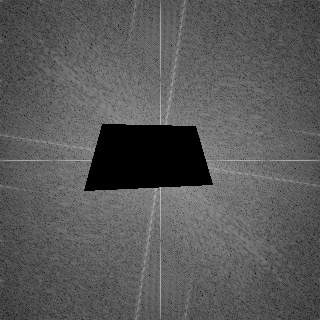
//> input picture CLASS1/处理后频谱.jpg, 320 x 320 px, given in place of timg8.jpg, which was not available
$ ./main   (built with g++ and OpenCV 4)
//> lines starting //> are read from the running program, lines starting //| are printed output that depends on the picture; after the words box and inside, x2 and y2 are one past the last pixel; in counts of white or black regions, pixels touching at a corner belong together; pictures that were not available may be replaced by others from this repository, and a replacement may not be noted
#include <opencv2/opencv.hpp>
#include <opencv2/highgui/highgui.hpp>
#include <opencv2/imgproc/imgproc.hpp>
#include <iostream>
using namespace cv;
using namespace std;
// 课堂八
//轮廓 特征判断
cv::Mat frame;
cv::Mat frame_out;
VideoCapture cap;
//--------------------------------------------------------------------------------------------//
//练习1：寻找轮廓
cv::Mat srcMat, binMat, gryMat,minRectMat, canny_img;
int canny_d= 150;
// [87 lines left out: functions canny_change, test8_1, not called in this run]

void test8_2()
{
	int i;
	//vector<vector<Point>> contours;//m个<n个坐标点>
	//第0行（第一个轮廓的n个坐标点）：[x1,y1],[x2,y2]... 向量型的点 --n个点
	//第1行...
	//vector<Vec4i> hierarchy;//Vec4i:n个<4个整型变量>   的向量
	//输出轮廓的继承关系 int型[a1,b1,c1,d1],[a2,b2,c2,d2]...

	//vector<Rect>像素width*height from 位置(x,y)
	//[width x height from(x,y)]

	//vector<RotatedRect>
	//angle:0 center:[0,0] size:[0 x 0]
	srcMat = imread("D://image/timg8.jpg");
//> srcMat is the input picture: 320 rows x 320 cols, CV_8UC3; min 0, max 189, mean 89.1
	namedWindow("原图", WINDOW_AUTOSIZE);
	imshow("原图", srcMat);
	gryMat = imread("D://image/timg8.jpg", 0);//灰度图
//> gryMat: 320 rows x 320 cols, CV_8UC1; min 0, max 189, mean 89.1
	//二值化
	Mat binary_image;
	threshold(gryMat, binary_image, 100, 255, THRESH_BINARY);
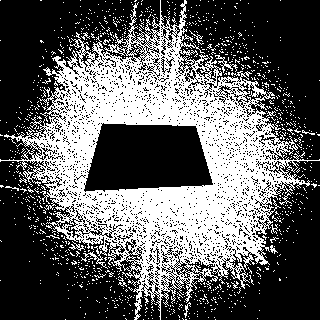
//> binary_image: 320 rows x 320 cols, CV_8UC1; 36.6% white; 1074 white regions (1058 under 20 px)
	imshow("binary", binary_image);
	//查找所有轮廓
	vector<vector<Point>> contours;//m个<n个坐标点>
	vector<Vec4i> hireachy;//Vec4i:n个<4个整型变量>   的向量
	// [6 lines of commented-out code are left out]
	findContours(binary_image, contours, RETR_TREE, CHAIN_APPROX_NONE);
//> contours = 4648 contours, 4562 with area under 20; largest, box (x1, y1, x2, y2) and area: (0, 0, 320, 320) 47766, (83, 122, 214, 193) 7214, (240, 82, 267, 104) 206, (57, 217, 81, 239) 178, (106, 50, 134, 60) 106
	//定义结果图 复制
	Mat dstMat = Mat(srcMat.rows, srcMat.cols, CV_8UC3, Scalar(0, 0, 0));
	//颜色表，用不同颜色画出找到的不同轮廓
	Scalar color[] = { Scalar(0,0,255), Scalar(0,255,0), Scalar(255,0,0), Scalar(255,255,0) ,Scalar(255,0,255) };
	//初始化周长、面积、圆形度、周径比
	double len = 0, area = 0, roundness = 0, lenratio = 0;
	cout << contours.size() << endl;
//| 4648
	//循环找出所有符合条件的轮廓
	for (int t = 0; t < contours.size(); t++)
	{
		//条件：过滤掉小的干扰轮廓
		Rect rect = boundingRect(contours[t]);//矩形轮廓
		if (rect.width < 10)
			continue;
		//画出找到的轮廓，第t个
		drawContours(dstMat, contours, static_cast<int>(t), Scalar(255, 255, 255), 1, 8, hireachy);

		//绘制该轮廓的最小外接矩形
		RotatedRect minrect = minAreaRect(contours[t]);
		Point2f P[4];
		minrect.points(P);
		for (int i = 0; i < 4; i++) cv::line(dstMat, P[i], P[i < 3 ? i + 1 : 0], color[t % 5], 1, CV_AA);
		//cout <<P<< endl;//外接矩形尺寸

		//计算面积、周长、圆形度、周径比
		area = contourArea(contours[t]);//面积
		len = arcLength(contours[t], true);//周长
		roundness = (4 * CV_PI * area) / (len * len);//圆形度
		if ( area > 100) //圆形度大于0.6 则画出轮廓
			drawContours(srcMat, contours, static_cast<int>(t), Scalar(0, 255, 0), CV_FILLED);
		cout << "圆形度：" << area << endl;

	}
//> this loop made 4648 passes
//> (rect, minrect, P, area, len, roundness) on pass 4232: (Rect(137, 65, 10, 7), centre (141.5, 68.5), size (5.7, 7.1), angle -45, 4 Points (x, y): [142, 73], [137, 68], [141, 64], [146, 69], 25.5, 26.38, 0.46)
//> (rect, minrect, area, len, roundness) on passes 337, 809, 1107, 1323, 1385, 1433: (Rect(69, 241, 16, 10), centre (77, 246.8), size (7.1, 14.7), angle -68.2, 25.5, 68.67, 0.068), (Rect(215, 55, 23, 18), centre (224, 64.8), size (13.2, 25.8), angle -57.5, 47, 134.4, 0.0327), (Rect(0, 0, 320, 320), centre (160.5, 159.5), size (254.6, 302.2), angle -42.5, 47765.5, 5492.3, 0.0199), (Rect(129, 268, 13, 9), centre (135, 271.5), size (9.2, 9.2), angle -45, 56, 52.43, 0.256), (Rect(179, 262, 15, 11), centre (186, 267), size (10, 14), angle -90, 74.5, 66.33, 0.213), (Rect(119, 259, 16, 13), centre (126, 263.4), size (11.4, 14), angle -69.4, 92.5, 60.67, 0.316)
//| 圆形度：2
//| 圆形度：25.5
//| 圆形度：3.5
//| 圆形度：13.5
//| 圆形度：8.5
//| 圆形度：9.5
//| 圆形度：9
//| 圆形度：47
//> (output is shown up to pass 809 of 4648)
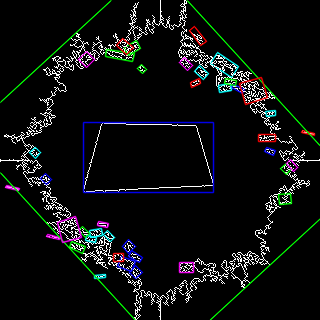
//> dstMat: 320 rows x 320 cols, CV_8UC3; mean B, G, R 16.1, 16, 14.1
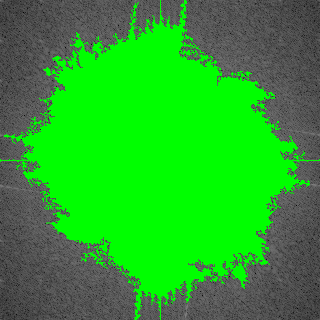
//> srcMat: 320 rows x 320 cols, CV_8UC3; mean B, G, R 42.6, 167.1, 42.6
	//显示结果
	namedWindow("轮廓图", WINDOW_AUTOSIZE);
	imshow("轮廓图", dstMat);
	namedWindow("标记原图", WINDOW_AUTOSIZE);
	imshow("标记原图", srcMat);
	//drawContours(dstMat, contours, -1, Scalar(0, 255, 0), 1);
	//findContours(binMat, contours, CV_RETR_EXTERNAL, CV_CHAIN_APPROX_NONE);
	//CV_RETR_EXTERNAL:只检测外围轮廓 CV_RETR_LIST 检测所有轮廓包括内围外围
	//CV_CHAIN_APPROX_NONE保存边界上所有连续的轮廓点到contours向量内
	//CV_CHAIN_APPROX_SIMPLE仅保存拐点
	//			二值图·保存轮廓的向量·寻找模式·近似方法
	//drawContours(dstMat, contours, -1, Scalar(0, 255, 255), 1, 8);//轮廓;

	waitKey(0);
}
int main()
{
	test8_2();
	return 0;
}
